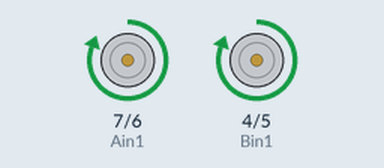
This sketch was run on a simulated Arduino Uno, built with avr-gcc and run on an emulated ATmega328P. On the bench: motor-driver pin pairs drawn as motors (green arrow = first pin HIGH = forward, orange = second pin HIGH = backward, longer = more drive, scaled by the enable pin).

Above: at 0.5 s.
At 5.0 s:
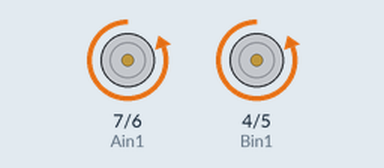
Timing chart, 0 to 6.9 s (numbered marks = the images above):
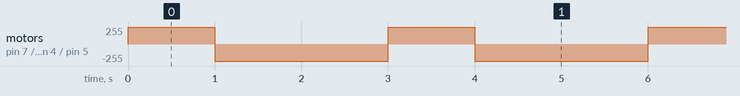

Measured:
- by itself, motor on pin 7 (Ain1) / pin 6 (Ain2), motor on pin 4 (Bin1) / pin 5 (Bin2): alternates forward 255/255 for 1.0 s and backward 255/255 for 2.0 s

The sketch:

DC_MOTOR.ino
```cpp
int Aen=13;
int Ain1=7;
int Ain2=6;

int Ben=12;
int Bin1=4;
int Bin2=5;

void setup()
{
  pinMode(6, OUTPUT);
  pinMode(7, OUTPUT);
  pinMode(13, OUTPUT);

  pinMode(5, OUTPUT);
  pinMode(4, OUTPUT);
  pinMode(12, OUTPUT);
}

void loop()
{
  //Enable the two motors first
  digitalWrite(Aen, HIGH);
  digitalWrite(Ben, HIGH);


  //Rotate two motors forward
  digitalWrite(Ain1, HIGH);
  digitalWrite(Ain2, LOW);

  digitalWrite(Bin1, HIGH);
  digitalWrite(Bin2, LOW);


  delay(1000);


  digitalWrite(Ain1, LOW);
  digitalWrite(Ain2, HIGH);

  digitalWrite(Bin1, LOW);
  digitalWrite(Bin2, HIGH);


  delay(2000);

}
```
